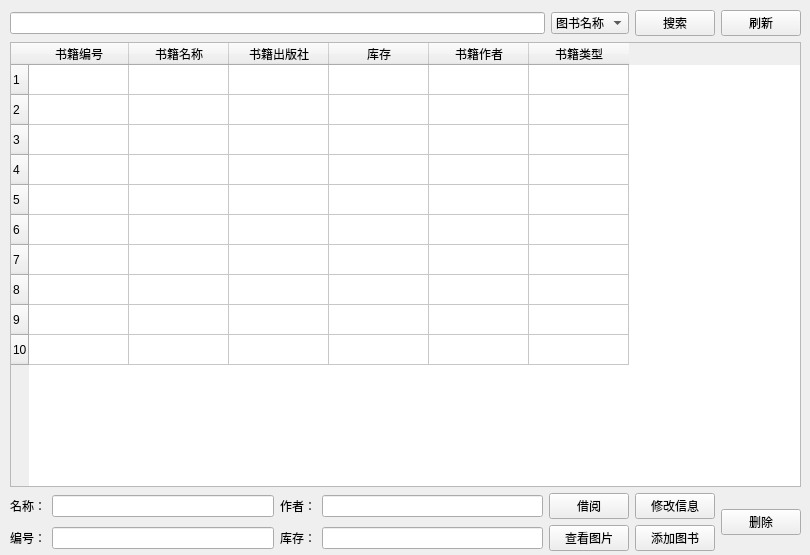
<?xml version="1.0" encoding="UTF-8"?>
<ui version="4.0">
 <class>booklist</class>
 <widget class="QWidget" name="booklist">
  <property name="geometry">
   <rect>
    <x>0</x>
    <y>0</y>
    <width>810</width>
    <height>555</height>
   </rect>
  </property>
  <property name="windowTitle">
   <string>图书浏览</string>
  </property>
  <property name="windowIcon">
   <iconset resource="images.qrc">
    <normaloff>:/icon.ico</normaloff>:/icon.ico</iconset>
  </property>
  <widget class="QWidget" name="layoutWidget">
   <property name="geometry">
    <rect>
     <x>10</x>
     <y>10</y>
     <width>791</width>
     <height>541</height>
    </rect>
   </property>
   <layout class="QVBoxLayout" name="verticalLayout_2">
    <item>
     <layout class="QHBoxLayout" name="horizontalLayout">
      <item>
       <widget class="QLineEdit" name="inputLine"/>
      </item>
      <item>
       <widget class="QComboBox" name="mod">
        <item>
         <property name="text">
          <string extracomment="name">图书名称</string>
         </property>
        </item>
        <item>
         <property name="text">
          <string extracomment="autho">图书作者</string>
         </property>
        </item>
        <item>
         <property name="text">
          <string extracomment="type">图书类型</string>
         </property>
        </item>
       </widget>
      </item>
      <item>
       <widget class="QPushButton" name="searchButton">
        <property name="text">
         <string>搜索</string>
        </property>
        <property name="shortcut">
         <string>Return</string>
        </property>
       </widget>
      </item>
      <item>
       <widget class="QPushButton" name="flushButton">
        <property name="text">
         <string>刷新</string>
        </property>
        <property name="shortcut">
         <string>F5</string>
        </property>
       </widget>
      </item>
     </layout>
    </item>
    <item>
     <layout class="QVBoxLayout" name="verticalLayout">
      <item>
       <widget class="QTableWidget" name="bookTable">
        <property name="font">
         <font>
          <family>Microsoft YaHei UI</family>
         </font>
        </property>
        <property name="editTriggers">
         <set>QAbstractItemView::NoEditTriggers</set>
        </property>
        <property name="selectionMode">
         <enum>QAbstractItemView::SingleSelection</enum>
        </property>
        <property name="selectionBehavior">
         <enum>QAbstractItemView::SelectRows</enum>
        </property>
        <property name="rowCount">
         <number>10</number>
        </property>
        <row/>
        <row/>
        <row/>
        <row/>
        <row/>
        <row/>
        <row/>
        <row/>
        <row/>
        <row/>
        <column>
         <property name="text">
          <string>书籍编号</string>
         </property>
        </column>
        <column>
         <property name="text">
          <string>书籍名称</string>
         </property>
        </column>
        <column>
         <property name="text">
          <string>书籍出版社</string>
         </property>
        </column>
        <column>
         <property name="text">
          <string>库存</string>
         </property>
        </column>
        <column>
         <property name="text">
          <string>书籍作者</string>
         </property>
        </column>
        <column>
         <property name="text">
          <string>书籍类型</string>
         </property>
        </column>
       </widget>
      </item>
      <item>
       <layout class="QGridLayout" name="gridLayout">
        <item row="1" column="4">
         <widget class="QPushButton" name="phoButton">
          <property name="text">
           <string>查看图片</string>
          </property>
         </widget>
        </item>
        <item row="0" column="4">
         <widget class="QPushButton" name="landButton">
          <property name="text">
           <string>借阅</string>
          </property>
         </widget>
        </item>
        <item row="1" column="5">
         <widget class="QPushButton" name="addButton">
          <property name="text">
           <string>添加图书</string>
          </property>
         </widget>
        </item>
        <item row="0" column="0">
         <widget class="QLabel" name="nameLab">
          <property name="text">
           <string>名称：</string>
          </property>
         </widget>
        </item>
        <item row="1" column="1">
         <widget class="QLineEdit" name="numLine">
          <property name="readOnly">
           <bool>true</bool>
          </property>
         </widget>
        </item>
        <item row="0" column="5">
         <widget class="QPushButton" name="fixinfo">
          <property name="text">
           <string>修改信息</string>
          </property>
         </widget>
        </item>
        <item row="1" column="0">
         <widget class="QLabel" name="numLab">
          <property name="text">
           <string>编号：</string>
          </property>
         </widget>
        </item>
        <item row="0" column="1">
         <widget class="QLineEdit" name="nameLine">
          <property name="readOnly">
           <bool>true</bool>
          </property>
         </widget>
        </item>
        <item row="0" column="2">
         <widget class="QLabel" name="authoLab">
          <property name="text">
           <string>作者：</string>
          </property>
         </widget>
        </item>
        <item row="1" column="3">
         <widget class="QLineEdit" name="stockLine">
          <property name="readOnly">
           <bool>true</bool>
          </property>
         </widget>
        </item>
        <item row="1" column="2">
         <widget class="QLabel" name="stockLab">
          <property name="text">
           <string>库存：</string>
          </property>
         </widget>
        </item>
        <item row="0" column="3">
         <widget class="QLineEdit" name="authoLine">
          <property name="readOnly">
           <bool>true</bool>
          </property>
         </widget>
        </item>
        <item row="0" column="6" rowspan="2">
         <widget class="QPushButton" name="pushButton">
          <property name="text">
           <string>删除</string>
          </property>
         </widget>
        </item>
       </layout>
      </item>
     </layout>
    </item>
   </layout>
  </widget>
 </widget>
 <resources>
  <include location="images.qrc"/>
 </resources>
 <connections/>
</ui>
